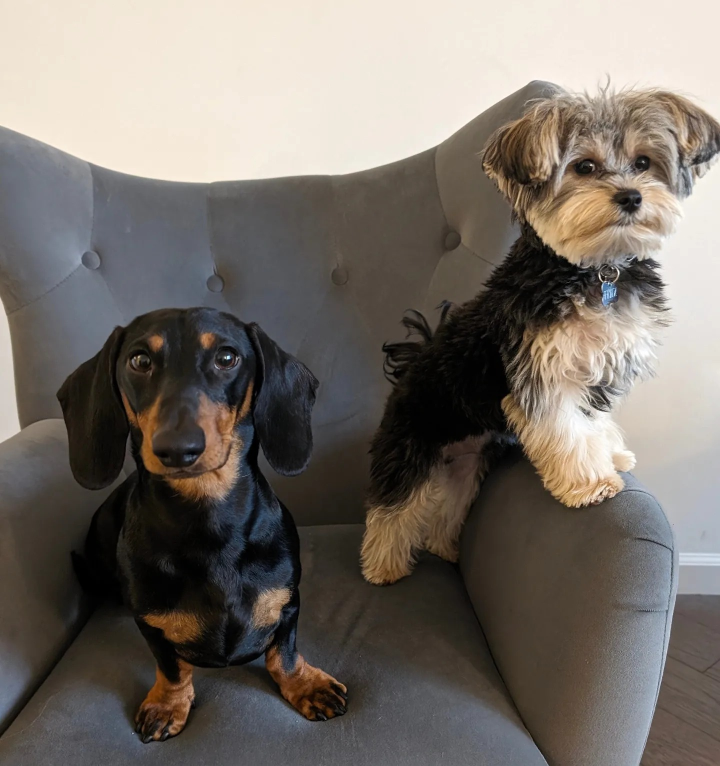
#> input picture client/src/assets/FritzDIckens.jpg, 1440 x 1531 px, found by its file name (shown at 1/2 size)
$ python ImageUtils.py   (older library calls are emulated)
#> lines starting #> are read from the running program, lines starting #| are printed output that depends on the picture
import os
from PIL import Image
import io
import pathlib
from PIL import ImageEnhance
def resize_image(input_path, output_path, max_size):
    """Resize the image to fit within max_size, maintaining the aspect ratio."""
#> called with max_size = (400, 300)
    if not os.path.isfile(input_path):
        raise FileNotFoundError(f"Input file '{input_path}' does not exist.")
    if not os.path.isdir(os.path.dirname(output_path)):
        raise FileNotFoundError(f"Output directory '{os.path.dirname(output_path)}' does not exist.")

    try:
        with Image.open(input_path) as img:
            # Calculate the new size preserving the aspect ratio
#> img is the input picture: PIL image 1440x1531 RGB; mean R, G, B 118.3, 111.3, 104.4
            img.thumbnail(max_size, Image.ANTIALIAS)
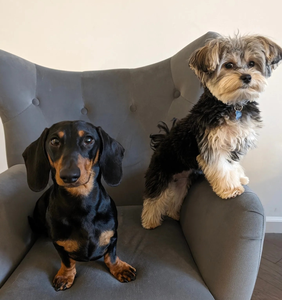
#> img: PIL image 282x300 RGB; mean R, G, B 118.4, 111.4, 104.5
            # Save the resized image
            img.save(output_path)
    except (IOError, OSError) as e:
        raise Exception(f"Failed to resize image: {str(e)}")

def enhance_image_color(input_path, output_path, max_size):
    """Resize the image to fit within max_size, maintaining the aspect ratio."""
    if not os.path.isfile(input_path):
        raise FileNotFoundError(f"Input file '{input_path}' does not exist.")
    if not os.path.isdir(os.path.dirname(output_path)):
        raise FileNotFoundError(f"Output directory '{os.path.dirname(output_path)}' does not exist.")

    try:
        with Image.open(input_path) as img:
            # Calculate the new size preserving the aspect ratio
            enhancer = ImageEnhance.Color(img)
            enhanced_image = enhancer.enhance(1.0)
            # Save the resized image
            img.save(output_path)
    except (IOError, OSError) as e:
        raise Exception(f"Failed to resize image: {str(e)}")

def resize_images_in_directory(directory, max_size, output_directory=None):
    """Resize all images in a directory and save them to an output directory."""
    if output_directory is None:
        output_directory = directory

    # Ensure the output directory exists
    if not os.path.exists(output_directory):
        os.makedirs(output_directory)

    for filename in os.listdir(directory):
        if filename.lower().endswith(('png', 'jpg', 'jpeg', 'gif', 'bmp')):
            input_path = os.path.join(directory, filename)
            output_path = os.path.join(output_directory, filename)
            resize_image(input_path, output_path, max_size)
            print(f"Resized and saved {filename} to {output_path}")


resize_image('/home/brittany/BrainStation/Assignments/petfinder/client/src/assets/FritzDIckens.jpg', '/home/brittany/BrainStation/Assignments/petfinder/client/src/assets/FritzDIckens-resized.jpg', (400, 300))

$ run again, with client/src/assets/1qgreaqqvya9wrpehpym5.jpg copied over client/src/assets/FritzDIckens.jpg
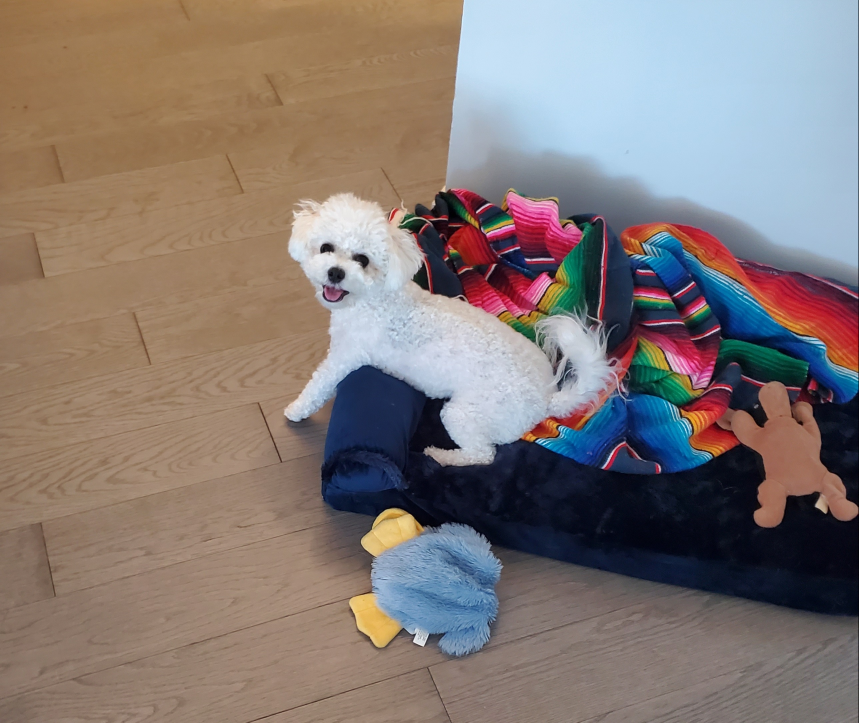
#> input picture client/src/assets/1qgreaqqvya9wrpehpym5.jpg, 2575 x 2168 px, found by its file name (shown at 1/3 size)
#> in resize_image, img is the input picture: PIL image 2575x2168 RGB; mean R, G, B 132.5, 121.3, 117.2
#> in resize_image, `img.thumbnail(max_size, Image.ANTIALIAS)`:
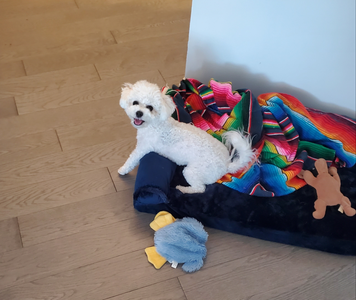
#> img: PIL image 356x300 RGB; mean R, G, B 132.4, 121.1, 117.1
